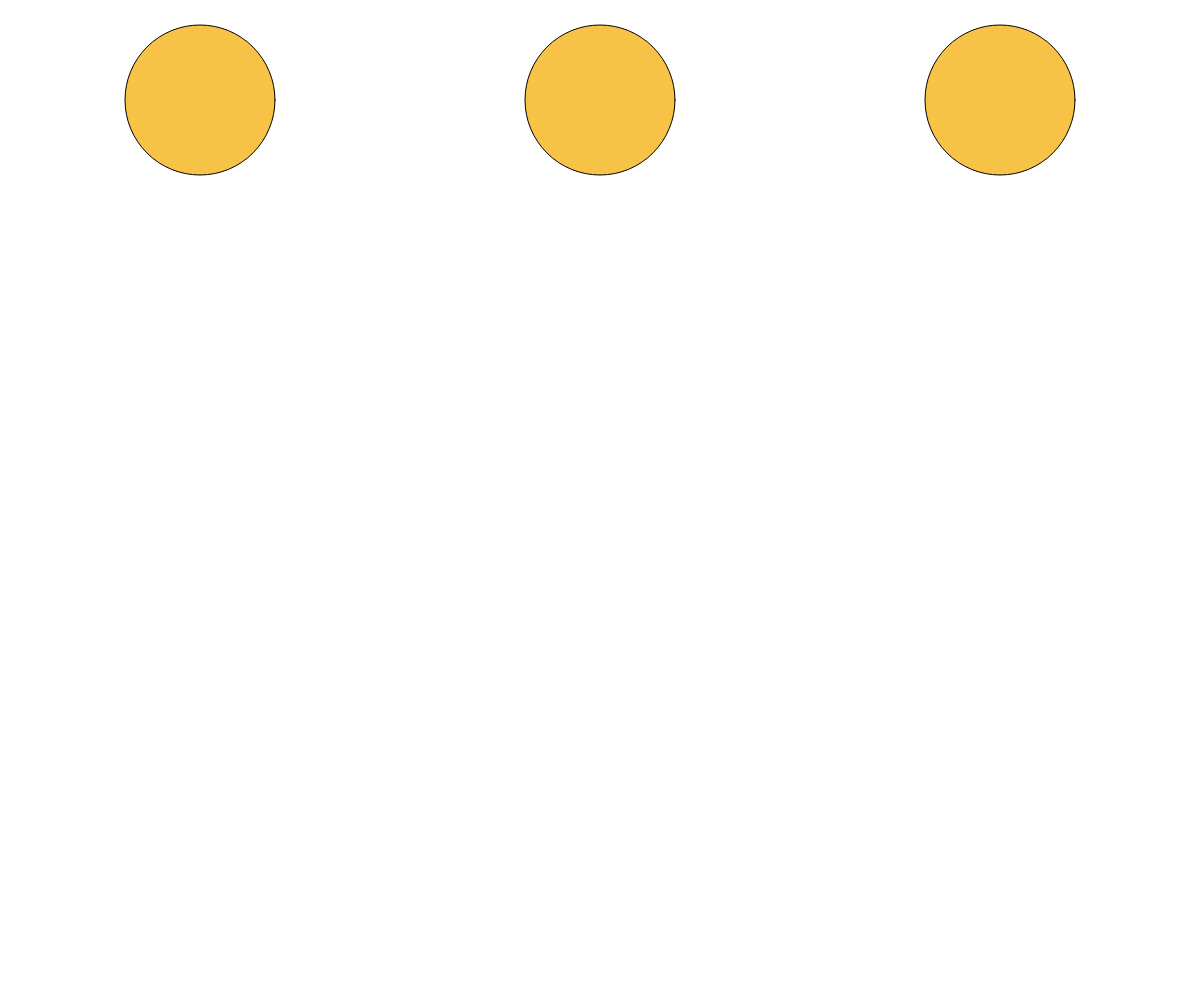
Frame 1 (no input)
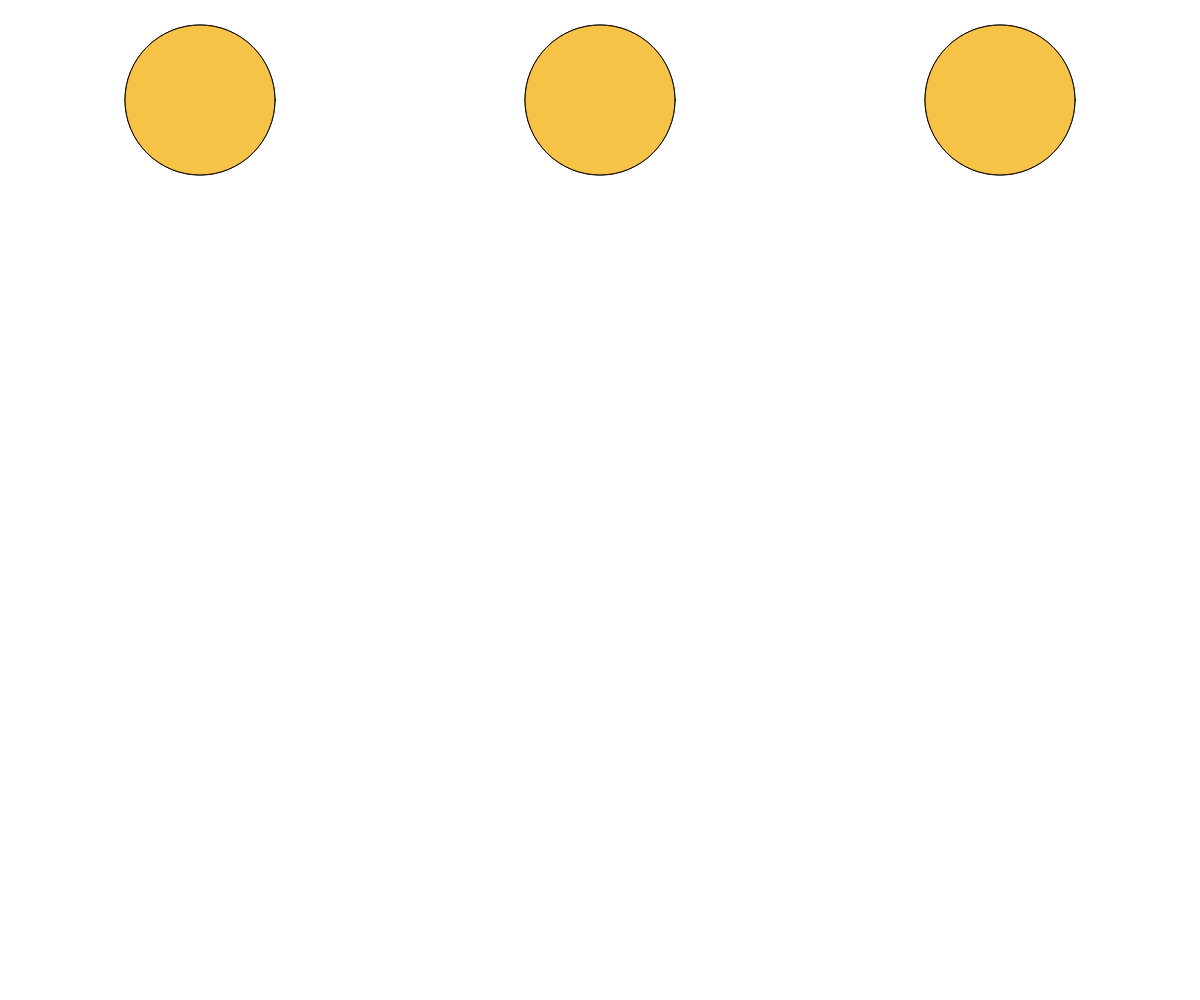
Frame 2 (the mouse pressed at the canvas centre, redrawn once)

The p5.js sketch that drew these frames (run headless with seeded random() and noise() and a simulated clock; the mouse was pressed at the canvas centre and the sketch redrawn once):

// p5.js sketch
// ── sketch.js
var resultado;
var ax,ay;
var x,y;
var mitadW,mitadH
var Rebanadas,Partir 





function setup() {
  createCanvas(windowWidth, windowHeight);
  mitadW=windowWidth/2
  mitadH=windowHeight/2
}

function partirPizza(){
  Partir=document.getElementById("input-number").value;
  Rebanadas = parseInt(Partir);


  if(Rebanadas>1)
  {

   
    let radio=75;
    let grados=360/Rebanadas
    let auxiliar=grados;

	let xCentroP1 = 200
	let xCentroP2= mitadW
	let xCentroP3 = windowWidth-200

	let yCentro = 100

	

	//line(xCentro, yCentro, x2, y2)
	draw()

    while(grados<=360){
     
      
      let x2=radio*Math.cos(grados* Math.PI / 180)
      let y2=radio*Math.sin(grados * Math.PI / 180)


	  let x2P1=xCentroP1+x2;
	  let x2P2 = xCentroP2 + x2
	  let x2P3 = xCentroP3 + x2;
	  y2=yCentro+y2;
	  
	  x2P1=floor(x2P1)
	  x2P2=floor(x2P2)
	  x2P3 = floor(x2P3)
	  y2=floor(y2)

      
      


	  ecuacionPuntoPendiente(xCentroP1,yCentro,x2P1,y2);
	  ecuacionPuntoPendiente(xCentroP1,yCentro,x2P1,y2);
	  ecuacionPuntoPendiente(xCentroP1,yCentro,x2P1,y2);
	  AlgoritmoBresenham(xCentroP3,yCentro,x2P3,y2)
	  AlgoritmoDDA(xCentroP2,yCentro,x2P2,y2)
        




      grados+=auxiliar;
    } 



  }



}

function AlgoritmoDDA(x1, y1, x2, y2) {

  let dx=x2-x1
  let dy=y2-y1

  let limite
  if(Math.abs(dx)>Math.abs(dy))
    limite=Math.abs(dx)
  else
    limite=Math.abs(dy)

  let xi=dx/limite
  let yi=dy/limite

  let x=x1
  let y= y1
  
  for(let i=0;i<limite;i++)
  {
    point(x, y)
    x+=xi
    y+=yi
  }

  
  }

  
  

function draw() {  
  
  ellipseMode(CENTER)
  fill(color( 247, 195, 70 ))

  ellipse(200,100,150,150)
  ellipse(mitadW, 100, 150, 150)
  ellipse(windowWidth-200,100,150,150)
  noLoop()
 

}


//Utilizar enteros
function AlgoritmoBresenham(x1, y1, x2, y2) {

  //Para guardar los pasos en x/y
  let pY
  let pX
  

  // Variables para el Algoritmo Bresenham
	let x
	let y
	let p
	let incE
	let incNE

	let dx = x2 - x1
	let dy = y2 - y1


  // Se determina donde empezar con el punto/
	if(dy < 0) {
		dy = -dy
		pY = -1
	}else{
		pY = 1
	}

	if(dx < 0) {
		dx = -dx
		pX = -1
	}else{
		pX = 1
	}

	x = x1
	y = y1
	
	point(x,y)


	//Los puntos de la linea se dibujan//
	if(dx > dy) {
		
		
		p = 2 * dy - dx
		incE = 2 * dy
		incNE = 2 * (dy - dx)

		while(x != x2) {
			x += pX

			if(p < 0) {
				p += incE
			}else {
				y += pY
				p += incNE
			}

			point(x,y)
		}
	
	}else{
		
		p = 2 * dx - dy
		incE = 2 * dx
		incNE = 2 * (dx - dy)

		while(y != y2) {
			y += pY

			if(p < 0) {
				p += incE
			}else {
				x += pX
				p += incNE
			}

			point(x,y)


	}
	
  }
}


function ecuacionPuntoPendiente(x1,y1,x2,y2){


	if(x2<x1)
	{
		let aux=x2;
		x2=x1;
		x1=aux

		aux = y2
		y2=y1
		y1=aux
	}

	const dx = x2 - x1
	const dy = y2 - y1

	const m = dy / dx
	const b = y1 - (m * x1)

	
	point( x1, y1 )

	


	if(x1===x2){
	
		if(y1>y2)
		{
			let aux=y1;
			y1=y2;
			y2=aux
		}
		let y = y1 + 1
		while(y!=y2)
		{
			point(x1,y)
			y++
		}

	}
	else{

		
		
		let x = x1+ 1
		let y = m * x + b
		
		while(x !=x2){
			y = m * x + b
			y = floor(y)
			point(x, y)
			x++
		}
  }
  
	

}
